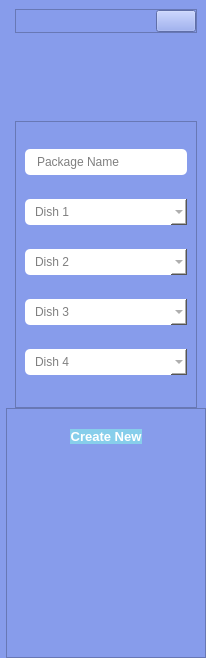
     <widget class="QCustomSlideMenu" name="add4DishesMenu" native="true">
      <property name="minimumSize">
       <size>
        <width>0</width>
        <height>658</height>
       </size>
      </property>
      <property name="maximumSize">
       <size>
        <width>0</width>
        <height>16777215</height>
       </size>
      </property>
      <property name="cursor">
       <cursorShape>ArrowCursor</cursorShape>
      </property>
      <property name="styleSheet">
       <string notr="true">background-color: #879CEB;</string>
      </property>
      <layout class="QVBoxLayout" name="verticalLayout_89">
       <property name="spacing">
        <number>0</number>
       </property>
       <property name="leftMargin">
        <number>6</number>
       </property>
       <property name="topMargin">
        <number>0</number>
       </property>
       <property name="rightMargin">
        <number>0</number>
       </property>
       <property name="bottomMargin">
        <number>0</number>
       </property>
       <item>
        <widget class="QWidget" name="widget_45" native="true">
         <property name="minimumSize">
          <size>
           <width>200</width>
           <height>350</height>
          </size>
         </property>
         <property name="styleSheet">
          <string notr="true">background-color: #879CEB;</string>
         </property>
         <layout class="QVBoxLayout" name="verticalLayout_90">
          <property name="spacing">
           <number>9</number>
          </property>
          <property name="bottomMargin">
           <number>0</number>
          </property>
          <item>
           <widget class="QFrame" name="frame_70">
            <property name="sizePolicy">
             <sizepolicy hsizetype="Preferred" vsizetype="Fixed">
              <horstretch>0</horstretch>
              <verstretch>0</verstretch>
             </sizepolicy>
            </property>
            <property name="styleSheet">
             <string notr="true">background-color: #879CEB;</string>
            </property>
            <property name="frameShape">
             <enum>QFrame::StyledPanel</enum>
            </property>
            <property name="frameShadow">
             <enum>QFrame::Raised</enum>
            </property>
            <layout class="QHBoxLayout" name="horizontalLayout_68">
             <property name="spacing">
              <number>0</number>
             </property>
             <property name="leftMargin">
              <number>0</number>
             </property>
             <property name="topMargin">
              <number>0</number>
             </property>
             <property name="rightMargin">
              <number>0</number>
             </property>
             <property name="bottomMargin">
              <number>0</number>
             </property>
             <item alignment="Qt::AlignRight">
              <widget class="QPushButton" name="closeAdd4DishMenu">
               <property name="text">
                <string/>
               </property>
               <property name="icon">
                <iconset>
                 <normaloff>../SSIS v@/Resource/closeIcon.png</normaloff>../SSIS v@/Resource/closeIcon.png</iconset>
               </property>
               <property name="iconSize">
                <size>
                 <width>24</width>
                 <height>24</height>
                </size>
               </property>
              </widget>
             </item>
            </layout>
           </widget>
          </item>
          <item alignment="Qt::AlignHCenter">
           <widget class="QLabel" name="label_28">
            <property name="minimumSize">
             <size>
              <width>70</width>
              <height>70</height>
             </size>
            </property>
            <property name="maximumSize">
             <size>
              <width>70</width>
              <height>70</height>
             </size>
            </property>
            <property name="text">
             <string/>
            </property>
            <property name="pixmap">
             <pixmap>resource/package.svg</pixmap>
            </property>
            <property name="scaledContents">
             <bool>true</bool>
            </property>
           </widget>
          </item>
          <item>
           <widget class="QFrame" name="frame_71">
            <property name="frameShape">
             <enum>QFrame::StyledPanel</enum>
            </property>
            <property name="frameShadow">
             <enum>QFrame::Raised</enum>
            </property>
            <layout class="QVBoxLayout" name="verticalLayout_34">
             <item>
              <widget class="QLineEdit" name="dish4PackageName">
               <property name="font">
                <font>
                 <kerning>false</kerning>
                </font>
               </property>
               <property name="mouseTracking">
                <bool>true</bool>
               </property>
               <property name="styleSheet">
                <string notr="true">QLineEdit {
	background-color: #FFFFFF;
	padding: 5px 10px;
	border-radius: 5px;
}</string>
               </property>
               <property name="inputMask">
                <string/>
               </property>
               <property name="text">
                <string/>
               </property>
               <property name="frame">
                <bool>true</bool>
               </property>
               <property name="readOnly">
                <bool>false</bool>
               </property>
               <property name="placeholderText">
                <string>Package Name</string>
               </property>
              </widget>
             </item>
             <item>
              <widget class="QComboBox" name="dish4Name1">
               <property name="styleSheet">
                <string notr="true">
	background-color: #FFFFFF;
	padding: 5px 10px;
	border-radius: 5px;
	color: #808080;
</string>
               </property>
               <property name="placeholderText">
                <string>Dish 1</string>
               </property>
              </widget>
             </item>
             <item>
              <widget class="QComboBox" name="dish4Name2">
               <property name="styleSheet">
                <string notr="true">
	background-color: #FFFFFF;
	padding: 5px 10px;
	border-radius: 5px;
	color: #808080;
</string>
               </property>
               <property name="placeholderText">
                <string>Dish 2</string>
               </property>
              </widget>
             </item>
             <item>
              <widget class="QComboBox" name="dish4Name3">
               <property name="styleSheet">
                <string notr="true">
	background-color: #FFFFFF;
	padding: 5px 10px;
	border-radius: 5px;
	color: #808080;
</string>
               </property>
               <property name="placeholderText">
                <string>Dish 3</string>
               </property>
              </widget>
             </item>
             <item>
              <widget class="QComboBox" name="dish4Name4">
               <property name="styleSheet">
                <string notr="true">
	background-color: #FFFFFF;
	padding: 5px 10px;
	border-radius: 5px;
	color: #808080;
</string>
               </property>
               <property name="placeholderText">
                <string>Dish 4</string>
               </property>
              </widget>
             </item>
            </layout>
           </widget>
          </item>
         </layout>
        </widget>
       </item>
       <item>
        <widget class="QFrame" name="frame_72">
         <property name="maximumSize">
          <size>
           <width>16777215</width>
           <height>250</height>
          </size>
         </property>
         <property name="styleSheet">
          <string notr="true">background-color: #879CEB;</string>
         </property>
         <property name="frameShape">
          <enum>QFrame::StyledPanel</enum>
         </property>
         <property name="frameShadow">
          <enum>QFrame::Raised</enum>
         </property>
         <layout class="QVBoxLayout" name="verticalLayout_91">
          <property name="spacing">
           <number>0</number>
          </property>
          <property name="leftMargin">
           <number>0</number>
          </property>
          <property name="topMargin">
           <number>20</number>
          </property>
          <property name="rightMargin">
           <number>0</number>
          </property>
          <property name="bottomMargin">
           <number>0</number>
          </property>
          <item alignment="Qt::AlignHCenter">
           <widget class="QPushButton" name="add4DishBtn">
            <property name="font">
             <font>
              <pointsize>10</pointsize>
              <bold>true</bold>
              <strikeout>false</strikeout>
             </font>
            </property>
            <property name="cursor">
             <cursorShape>PointingHandCursor</cursorShape>
            </property>
            <property name="styleSheet">
             <string notr="true">	color: #FFFFFF;
	background-color: #87CEEB;
	border-radius: 10px
</string>
            </property>
            <property name="text">
             <string>Create New</string>
            </property>
           </widget>
          </item>
          <item>
           <spacer name="verticalSpacer_33">
            <property name="orientation">
             <enum>Qt::Vertical</enum>
            </property>
            <property name="sizeHint" stdset="0">
             <size>
              <width>20</width>
              <height>305</height>
             </size>
            </property>
           </spacer>
          </item>
          <item>
           <spacer name="verticalSpacer_34">
            <property name="orientation">
             <enum>Qt::Vertical</enum>
            </property>
            <property name="sizeHint" stdset="0">
             <size>
              <width>20</width>
              <height>305</height>
             </size>
            </property>
           </spacer>
          </item>
         </layout>
        </widget>
       </item>
      </layout>
     </widget>
